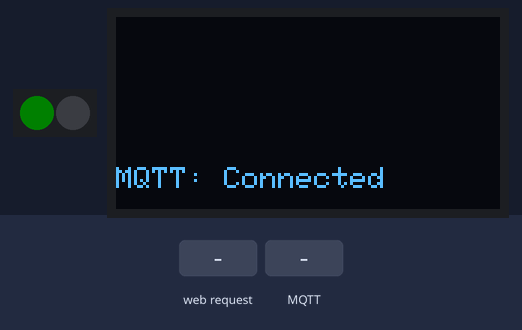
Bench run of a sketch on a simulated ESP32-S3. On the bench: 2 RGB LEDs in strip order, left to right, 128×64 one-colour display. Inputs (shaded band) come from the test bench. Dim RGB values are drawn brighter than linear; the OLED is the two-colour kind (top 16 rows yellow); WiFi joins after 1.5 s; servers stay silent unless stated; no MQTT or app messages arrive unless stated; what the sketch prints to the serial monitor is not drawn.

Above: at 2.8 s.
2.9 s: HTTP request GET /green received
At 3.8 s:
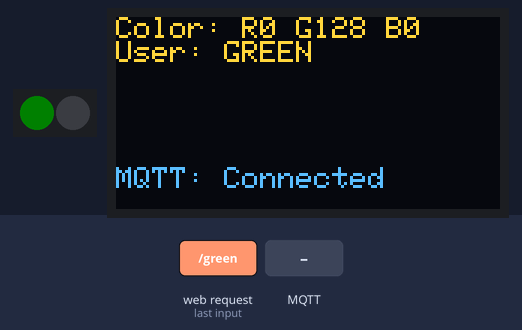
4.4 s: MQTT message "green" arrives on the first subscribed topic
At 4.8 s:
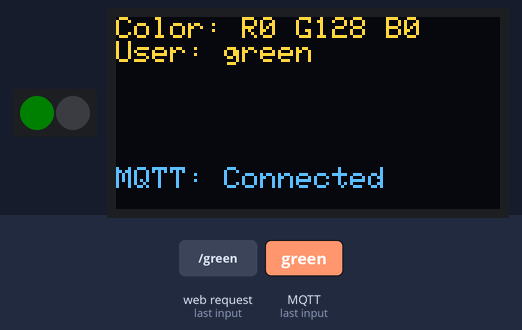
5.9 s: HTTP request GET /red received
At 7.1 s:
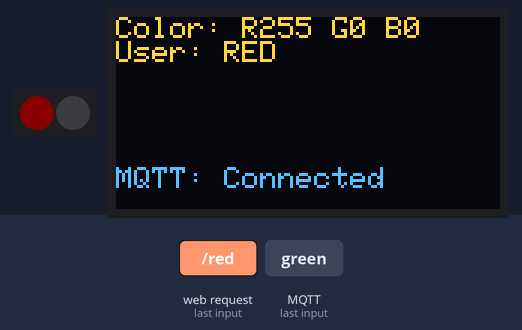
7.4 s: MQTT message "red" arrives on the first subscribed topic
At 8.3 s:
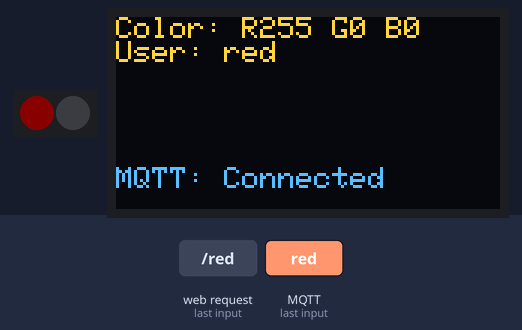
8.9 s: HTTP request GET /blue received
At 9.3 s:
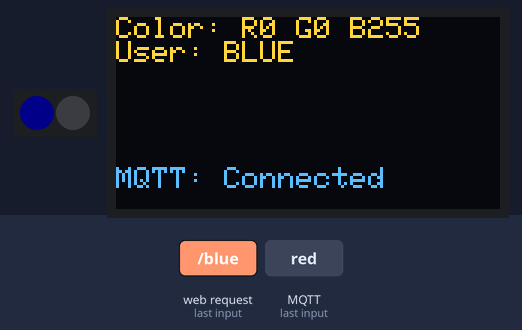
10.4 s: MQTT message "blue" arrives on the first subscribed topic
At 11.6 s:
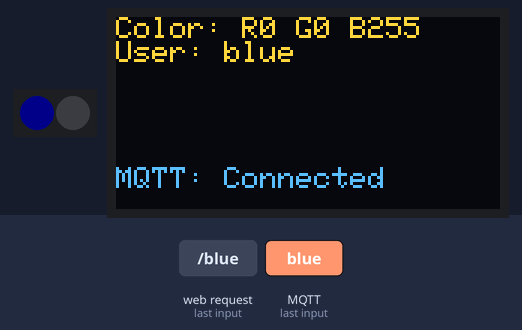
Timing chart, 0 to 12.9 s (numbered marks = the images above; inputs shaded):
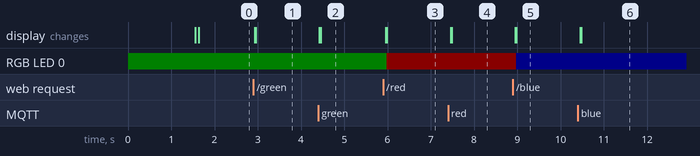

The sketch:

Webserver_DigitalWrite_Example.ino
```cpp
#include <FastLED.h>
#include <WiFi.h>
#include <WebServer.h>
#include <ESPmDNS.h>
#include <Adafruit_SSD1306.h>
#include <PubSubClient.h>
#include "IIOT_Network.h"  // Contains rootCA, deviceCert, privateKey

// Wi-Fi credentials
const char* ssid = "Charlie";
const char* password = "logu9769";
const char* username = "admin";
const char* pwd = "1234";


// AWS IoT certificates
const char*  deviceCert = \
"-----BEGIN CERTIFICATE-----\n" \
"MIIDWTCCAkGgAwIBAgIUZXryht79SAwndTL68V8nSEwS/RcwDQYJKoZIhvcNAQEL\n" \
"BQAwTTFLMEkGA1UECwxCQW1hem9uIFdlYiBTZXJ2aWNlcyBPPUFtYXpvbi5jb20g\n" \
"SW5jLiBMPVNlYXR0bGUgU1Q9V2FzaGluZ3RvbiBDPVVTMB4XDTI1MDkyMDA3NDYy\n" \
"N1oXDTQ5MTIzMTIzNTk1OVowHjEcMBoGA1UEAwwTQVdTIElvVCBDZXJ0aWZpY2F0\n" \
"ZTCCASIwDQYJKoZIhvcNAQEBBQADggEPADCCAQoCggEBAMIVWFw0jLiBSHd4y4TG\n" \
"DXx0q6I7G2XXbEJdz1djCi5YEYfvVs7IZzWwWNgwJ67A+yQGP1pzUN38k9crFf+f\n" \
"ymU2R1b2ubWH7w2SCrGbpSaa5mtXbvFhbNO7lvgFtrFHCndmBX0gtzmUMzXKkau8\n" \
"Q3KZosBLjczyBUBks+BNt7ywmiQzsCfZbL4GEpRAWCn9+XOrNT2ijF/zLSqOGu1U\n" \
"SuaGKqDVK68LRpKt69etddYSY98GSsXAjGaeJaYoVBJMKXmnHqqKb0EZkQKkUvPs\n" \
"2WZpHdog6yxwEH2tDM+JgCZQ6iu8mstVtvgPPN8voD6HrkDJRYJ0Q9e7zoc2velQ\n" \
"oasCAwEAAaNgMF4wHwYDVR0jBBgwFoAUYnsfjF9yc+rOgQGGZBlwtBolQw8wHQYD\n" \
"VR0OBBYEFC0pm2RQYR1rT7lNine+VENbmS65MAwGA1UdEwEB/wQCMAAwDgYDVR0P\n" \
"AQH/BAQDAgeAMA0GCSqGSIb3DQEBCwUAA4IBAQCFhPwhAfKpklEIuvYNINMhQTx1\n" \
"TxEAo6PZwE7s93D610xguTuQIw3EAaIjvwJZ0ouDrPAyqsdv+aDtiFfrPjJOw70h\n" \
"D1fIPRIubknFlTBNw+IfYhDkJNqwhsHIFJdlFT6H5/1vwHkOGVGJ6HskS7Y1Ml7H\n" \
"ZBbEHEtNJSOlgECj72Klg78/RZTAaODfqMLaMHra1tXYNSemYxf7cabI7qkQjSvx\n" \
"ct6Y/6sPjgWqYQCs8vRqOjOkbVxBM7j9VojK51K3ie4RP93T/Klq8ukQqKK9VmFp\n" \
"zRtadA7RALfOIIJwp/aU9q8zF4PZp8EUA266AdSQx+U2/k4V76FWnRpJATVM\n" \
"-----END CERTIFICATE-----\n";

const char* rootCA = \
"-----BEGIN CERTIFICATE-----\n" \
"MIIDQTCCAimgAwIBAgITBmyfz5m/jAo54vB4ikPmljZbyjANBgkqhkiG9w0BAQsF\n" \
"ADA5MQswCQYDVQQGEwJVUzEPMA0GA1UEChMGQW1hem9uMRkwFwYDVQQDExBBbWF6\n" \
"b24gUm9vdCBDQSAxMB4XDTE1MDUyNjAwMDAwMFoXDTM4MDExNzAwMDAwMFowOTEL\n" \
"MAkGA1UEBhMCVVMxDzANBgNVBAoTBkFtYXpvbjEZMBcGA1UEAxMQQW1hem9uIFJv\n" \
"b3QgQ0EgMTCCASIwDQYJKoZIhvcNAQEBBQADggEPADCCAQoCggEBALJ4gHHKeNXj\n" \
"ca9HgFB0fW7Y14h29Jlo91ghYPl0hAEvrAIthtOgQ3pOsqTQNroBvo3bSMgHFzZM\n" \
"9O6II8c+6zf1tRn4SWiw3te5djgdYZ6k/oI2peVKVuRF4fn9tBb6dNqcmzU5L/qw\n" \
"IFAGbHrQgLKm+a/sRxmPUDgH3KKHOVj4utWp+UhnMJbulHheb4mjUcAwhmahRWa6\n" \
"VOujw5H5SNz/0egwLX0tdHA114gk957EWW67c4cX8jJGKLhD+rcdqsq08p8kDi1L\n" \
"93FcXmn/6pUCyziKrlA4b9v7LWIbxcceVOF34GfID5yHI9Y/QCB/IIDEgEw+OyQm\n" \
"jgSubJrIqg0CAwEAAaNCMEAwDwYDVR0TAQH/BAUwAwEB/zAOBgNVHQ8BAf8EBAMC\n" \
"AYYwHQYDVR0OBBYEFIQYzIU07LwMlJQuCFmcx7IQTgoIMA0GCSqGSIb3DQEBCwUA\n" \
"A4IBAQCY8jdaQZChGsV2USggNiMOruYou6r4lK5IpDB/G/wkjUu0yKGX9rbxenDI\n" \
"U5PMCCjjmCXPI6T53iHTfIUJrU6adTrCC2qJeHZERxhlbI1Bjjt/msv0tadQ1wUs\n" \
"N+gDS63pYaACbvXy8MWy7Vu33PqUXHeeE6V/Uq2V8viTO96LXFvKWlJbYK8U90vv\n" \
"o/ufQJVtMVT8QtPHRh8jrdkPSHCa2XV4cdFyQzR1bldZwgJcJmApzyMZFo6IQ6XU\n" \
"5MsI+yMRQ+hDKXJioaldXgjUkK642M4UwtBV8ob2xJNDd2ZhwLnoQdeXeGADbkpy\n" \
"rqXRfboQnoZsG4q5WTP468SQvvG5\n" \
"-----END CERTIFICATE-----\n";

const char* privateKey = \
"-----BEGIN RSA PRIVATE KEY-----\n" \
"MIIEogIBAAKCAQEAwhVYXDSMuIFId3jLhMYNfHSrojsbZddsQl3PV2MKLlgRh+9W\n" \
"zshnNbBY2DAnrsD7JAY/WnNQ3fyT1ysV/5/KZTZHVva5tYfvDZIKsZulJprma1du\n" \
"8WFs07uW+AW2sUcKd2YFfSC3OZQzNcqRq7xDcpmiwEuNzPIFQGSz4E23vLCaJDOw\n" \
"J9lsvgYSlEBYKf35c6s1PaKMX/MtKo4a7VRK5oYqoNUrrwtGkq3r16111hJj3wZK\n" \
"xcCMZp4lpihUEkwpeaceqopvQRmRAqRS8+zZZmkd2iDrLHAQfa0Mz4mAJlDqK7ya\n" \
"y1W2+A883y+gPoeuQMlFgnRD17vOhza96VChqwIDAQABAoIBAGhd5hgfQhTtoLRu\n" \
"RrLtdc8ZRjqFImSPhW3i2F6bqZvmS/cXY0zrQ2UBoaUPsCcvK13h5iuTm0bkTfQE\n" \
"/V1q5gGrQI2pO5A8uvZHNGzxz8uEvKe4arZut4DcfYB+QhHuq9gtCoKRFzZlVWx1\n" \
"tAPvxy1XJMfXWTd+ZgiMnpXd9RIHzak2uxRWOODHHG0pzlyx3+tIc1mK87xUlOYD\n" \
"YM83RaRd8HT0f6JK8oZflT+Sa1vhknyQOkkXf7G7ZRDwPXhtt8hYMwbtrtMnLal7\n" \
"WjMXdbLTzeMQDuTEfdSgyA70WlkEgyPBTAGVEGcdqL1d7S0EQ95tK3soQKAsrdSL\n" \
"QD2qzEECgYEA6yB/pevg8XNiHacPCsd+DwR8Wm/XiK4wQeDOylxXSKLFI4wj6UDR\n" \
"p6zxOYdFyLqcVkEZRdhd/EMk/cUK98p76nT0nh2UCINzVTBCgfYbTXwSWnGwWDPX\n" \
"LFar4mSIxa+Pmr4KrtV+I7CV8pwii6NgVT7a7Z6Av2yI+O/D/+WasxECgYEA01AW\n" \
"262sOq2BH8SZbcOpeeuOOiqgIfYvwT1Huk/uSR71E3ARPhS2jnxORWNsuahKO9Rx\n" \
"1/tzJgBwJH3r9j6jONQz2b6+xmNMh/kxoQB6yxxRuzyjSsZdC6kkm/x4TMRBotFl\n" \
"+G7/s7vUPLbZkwmWBDdmyDgv7UAkbCM63IRSEPsCgYAUdQFmKD2sBEP3HH/cijrX\n" \
"h6ZiH/T6uV0Nfke/p4UYlsDcNOcy9ibHle5u+OwDaOkNQCC4yPh0aEshoTExGfbq\n" \
"ET7vOteUXgt8z/QZZpY9iZv3LokPQ4NnIitWSTT1Li8qYXqAd6a/6C9Dqn3+9Dn/\n" \
"cLaPkgjVntXUAthkvU9WYQKBgGK01YiWDo52P4usVRL9w6uMyaoIATb7/YChdGDm\n" \
"N2N2j3od7h/2ovPZwuIMuFvc7ZgW+3qtHTOSHtAc9dzXk3zXOsUqoYigF76oO3N+\n" \
"et1nhBIXGBu0nv/0aYJno3YQcqxwbdZnWxAE2/XkX6ucXbPogR1jiZekT58nsbYS\n" \
"JReDAoGAZLMsTnaUbcafc4UGjNuSwx456zf7CSdWywm7vqzNEEI9av91s1AtrIZX\n" \
"A8lIi9ErSzI0u21OZtMJd++LLghXTMfiE1EYcicrm4d+bg1cg/poPIN19X75Y7Yd\n" \
"dOR6lzc4Mt+gAnfqhwCihFIss7bHIDy1eo2zG9r9j8tGf1T+i0w=\n" \
"-----END RSA PRIVATE KEY-----\n";


// AWS IoT endpoint
const char* awsEndpoint = "a2xlftksgunodq-ats.iot.us-east-1.amazonaws.com";

// LED setup
#define NUM_LEDS 2
CRGB leds[NUM_LEDS];
#define STATUS_LED (leds[0])
#define NETWORK_LED (leds[1])
CRGB xledColor;

// Global objects
WiFiClientSecure net;
PubSubClient client(net);
WebServer server(80);
Adafruit_SSD1306 display(128, 64, &Wire, -1);
xQueueHandle queueHandleIdWsLed;

class ws2812b_led {
public:
    void init();
};

void wsledTask(void* pvParameters) {
    FastLED.addLeds<WS2812B, 5, GRB>(leds, NUM_LEDS);
    FastLED.setBrightness(10);
    STATUS_LED = CRGB::Green;
    FastLED.show();

    CRGB ledColor;
    while (1) {
        if (xQueueReceive(queueHandleIdWsLed, &ledColor, portMAX_DELAY) == pdPASS) {
            STATUS_LED = ledColor;
            Serial.printf("LED updated: R%d G%d B%d\n", ledColor.r, ledColor.g, ledColor.b);
            FastLED.show();
        }
        delay(100);
    }
}

void ws2812b_led::init() {
    queueHandleIdWsLed = xQueueCreate(1, sizeof(CRGB));
    xTaskCreate(wsledTask, "wsledTask", 1024 * 3, NULL, 1, NULL);
}

void updateOLEDDisplay(CRGB color, const char* name) {
    display.clearDisplay();
    display.setTextSize(1);
    display.setTextColor(SSD1306_WHITE);
    display.setCursor(0, 0);
    display.printf("Color: R%d G%d B%d\n", color.r, color.g, color.b);
    display.printf("User: %s", name);
    display.display();
}

void publishLEDStatus(const char* name, CRGB color) {
    String payload = "{\"color\":\"" + String(color.r) + "," + String(color.g) + "," + String(color.b) + "\",\"name\":\"" + String(name) + "\"}";
    client.publish("esp32/status", payload.c_str());
}

void handleRoot() {
    String html = R"rawliteral(
    <!DOCTYPE html>
    <html>
    <head>
        <title>ESP32 LED Dashboard</title>
        <style>
            body { font-family: Arial; text-align: center; margin-top: 40px; }
            button { padding: 10px 20px; margin: 5px; font-size: 16px; }
            #statusBox { margin-top: 20px; font-size: 18px; }
        </style>
        <script>
            function sendCommand(cmd) {
                fetch(cmd, {
                    headers: {
                        'Authorization': 'Basic ' + btoa('admin:1234')
                    }
                })
                .then(response => response.text())
                .then(data => {
                    document.getElementById('response').innerText = data;
                    updateStatus();
                })
                .catch(err => console.error("Fetch error:", err));
            }

            function updateStatus() {
                fetch('/status')
                .then(response => response.json())
                .then(data => {
                    document.getElementById('ledColor').innerText = data.led;
                    document.getElementById('ipAddr').innerText = data.ip;
                });
            }

            setInterval(updateStatus, 2000);
            window.onload = updateStatus;
        </script>
    </head>
    <body>
        <h1>ESP32 IIoT LED Control</h1>
        <img src='https://i.imgur.com/3ZQ3Z2L.png' alt='Home Image' width='150'><br><br>
        <h2>Color Control</h2>
        <button onclick="sendCommand('/green')">Green</button>
        <button onclick="sendCommand('/red')">Red</button>
        <button onclick="sendCommand('/blue')">Blue</button><br><br>
        <h2>Power Toggle</h2>
        <button onclick="sendCommand('/on')">Turn ON</button>
        <button onclick="sendCommand('/off')">Turn OFF</button>
        <div id="statusBox">
            <p><strong>LED Color:</strong> <span id="ledColor">---</span></p>
            <p><strong>Device IP:</strong> <span id="ipAddr">---</span></p>
            <p><strong>Response:</strong> <span id="response">---</span></p>
        </div>
    </body>
    </html>
    )rawliteral";

    server.send(200, "text/html", html);
}

void setup() {
    Serial.begin(115200);
    WiFi.mode(WIFI_STA);
    WiFi.begin(ssid, password);

    ws2812b_led led;
    led.init();

    while (WiFi.status() != WL_CONNECTED) {
        delay(500);
        Serial.print(".");
    }
    Serial.println("\nConnected to WiFi");
    Serial.print("IP address: ");
    Serial.println(WiFi.localIP());

    if (MDNS.begin("esp32")) {
        Serial.println("MDNS responder started");
    }

    net.setCACert(rootCA);
    net.setCertificate(deviceCert);
    net.setPrivateKey(privateKey);

    client.setServer(awsEndpoint, 8883);
    client.setCallback([](char* topic, byte* payload, unsigned int length) {
        String cmd = String((char*)payload).substring(0, length);
        Serial.println("Received MQTT command: " + cmd);

        if (cmd == "green") xledColor = CRGB::Green;
        else if (cmd == "red") xledColor = CRGB::Red;
        else if (cmd == "blue") xledColor = CRGB::Blue;
        else return;

        xQueueSend(queueHandleIdWsLed, &xledColor, 0);
        updateOLEDDisplay(xledColor, cmd.c_str());
    });

    if (client.connect("ESP_32")) {
        Serial.println("Connected to AWS IoT!");
        client.publish("esp32/topic", "Hello from ESP32");
        client.subscribe("esp32/commands");
    } else {
        Serial.println("AWS IoT connection failed");
        Serial.print("MQTT connect state: ");
        Serial.println(client.state());
    }

    display.begin(SSD1306_SWITCHCAPVCC, 0x3C);
    display.clearDisplay();
    display.display();

    server.on("/", handleRoot);
    server.on("/favicon.ico", HTTP_GET, []() { server.send(204); });

    server.on("/green", HTTP_GET, []() {
        Serial.println("HTTP /green triggered");
        if (!server.authenticate(username, pwd)) return server.requestAuthentication();
        xledColor = CRGB::Green;
        xQueueSend(queueHandleIdWsLed, &xledColor, 0);
        updateOLEDDisplay(xledColor, "GREEN");
        publishLEDStatus("GREEN", xledColor);
        server.send(200, "text/plain", "LED set to green");
    });

    server.on("/red", HTTP_GET, []() {
        Serial.println("HTTP /red triggered");
        if (!server.authenticate(username, pwd)) return server.requestAuthentication();
        xledColor = CRGB::Red;
        xQueueSend(queueHandleIdWsLed, &xledColor, 0);
        updateOLEDDisplay(xledColor, "RED");
        publishLEDStatus("RED", xledColor);
        server.send(200, "text/plain", "LED set to red");
    });

    server.on("/blue", HTTP_GET, []() {
        Serial.println("HTTP /blue triggered");
        if (!server.authenticate(username, pwd)) return server.requestAuthentication();
        xledColor = CRGB::Blue;
        xQueueSend(queueHandleIdWsLed, &xledColor, 0);
        updateOLEDDisplay(xledColor, "BLUE");
        publishLEDStatus("BLUE", xledColor);
        server.send(200, "text/plain", "LED set to blue");
    });


    server.on("/on", HTTP_GET, []() {
        Serial.println("HTTP /on triggered");
        if (!server.authenticate(username, pwd)) return server.requestAuthentication();
        FastLED.setBrightness(50);
        FastLED.show();
        server.send(200, "text/plain", "LED turned ON");
    });

    server.on("/off", HTTP_GET, []() {
        Serial.println("HTTP /off triggered");
        if (!server.authenticate(username, pwd)) return server.requestAuthentication();
        FastLED.setBrightness(0);
        FastLED.show();
        server.send(200, "text/plain", "LED turned OFF");
    });

    server.on("/status", HTTP_GET, []() {
        String json = "{";
        json += "\"ip\":\"" + WiFi.localIP().toString() + "\",";
        json += "\"led\":\"" + String(xledColor.r) + "," + String(xledColor.g) + "," + String(xledColor.b) + "\"";
        json += "}";
        server.send(200, "application/json", json);
    });

    server.onNotFound([]() {
        server.send(404, "text/plain", "404: Not Found");
    });

    server.begin();
    Serial.println("HTTP server started");
}

void loop() {
    server.handleClient();

    static unsigned long lastReconnectAttempt = 0;

    if (!client.connected()) {
        unsigned long now = millis();
        if (now - lastReconnectAttempt > 5000) {
            lastReconnectAttempt = now;
            Serial.println("Attempting MQTT reconnect...");
            client.setKeepAlive(60);

            if (client.connect("ESP_32")) {
                Serial.println("Reconnected to AWS IoT!");
                client.subscribe("esp32/commands");
            } else {
                Serial.print("Reconnect failed, state: ");
                Serial.println(client.state());
            }
        }
    } else {
        client.loop();
    }

    // Update OLED with MQTT status
    display.fillRect(0, 50, 128, 14, SSD1306_BLACK); // Clear bottom line
    display.setCursor(0, 50);
    display.setTextSize(1);
    display.setTextColor(SSD1306_WHITE);
    display.printf("MQTT: %s", client.connected() ? "Connected" : "Disconnected");
    display.display();

    delay(10);
}

    
```

IIOT_Network.h
```cpp
#pragma once

#include <WiFiClientSecure.h>
#include <PubSubClient.h>

extern WiFiClientSecure net;
extern PubSubClient client;
```

Measured:
- after the input at 2.9 s, the display: first changes at once (image 1 shows a later state)
- after the input at 4.4 s, the display: first changes at once (image 2 shows a later state)
- after the input at 5.9 s, RGB LED 0: RGB(0, 5, 0) → RGB(10, 0, 0) after 0.09 s; the display: first changes after 0.06 s (image 3 shows a later state)
- after the input at 7.4 s, the display: first changes after 0.06 s (image 4 shows a later state)
- after the input at 8.9 s, RGB LED 0: RGB(10, 0, 0) → RGB(0, 0, 10) after 0.08 s; the display: first changes after 0.05 s (image 5 shows a later state)
- after the input at 10.4 s, the display: first changes after 0.05 s (image 6 shows a later state)
